Frame 1 (no input): blank canvas, image omitted
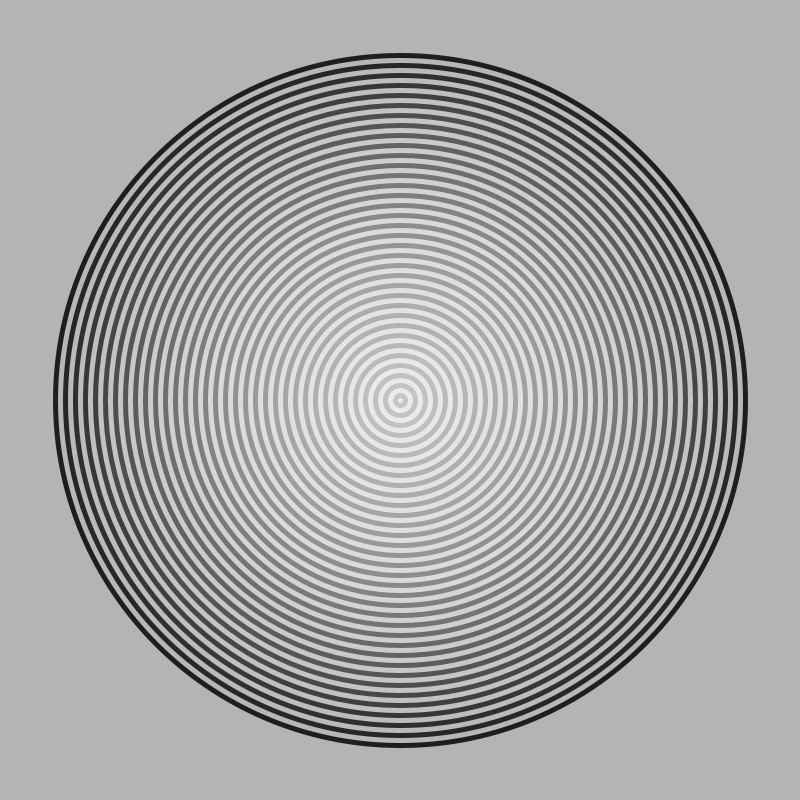
Frame 60 (the mouse pressed at the canvas centre just before this capture)
Frame 120 (the mouse held since frame 60 and released just before this capture): identical to frame 60, image omitted

The Processing sketch that drew this single still picture (run headless with seeded random() and noise(); from frame 60 on, the mouse is pressed at the canvas centre):

// Processing sketch: ch2_listing2_3v01
// ── ch2_listing2_3v01.pde
// variables		
int diam = 10;
float centX, centY;
float padding = 1.75;

// init			
void setup() {	
  size(800, 800);
  pixelDensity(displayDensity());
  frameRate(30);    
  background(180);
  centX = width/2;
  centY = height/2;
  stroke(30);
  strokeWeight(5); 
  fill(255, 10);     
}

// frame loop	
void draw() {	
   if (diam <= centX * padding) { 
    //background(245); 
    ellipse(centX, centY, diam, diam);
    diam += 20;   
  }
}

// save image on mousePress
void mousePressed(){
  save("export"+"/"
  +getClass().getSimpleName()+  "_"
  +System.currentTimeMillis()+  ".png");
}
